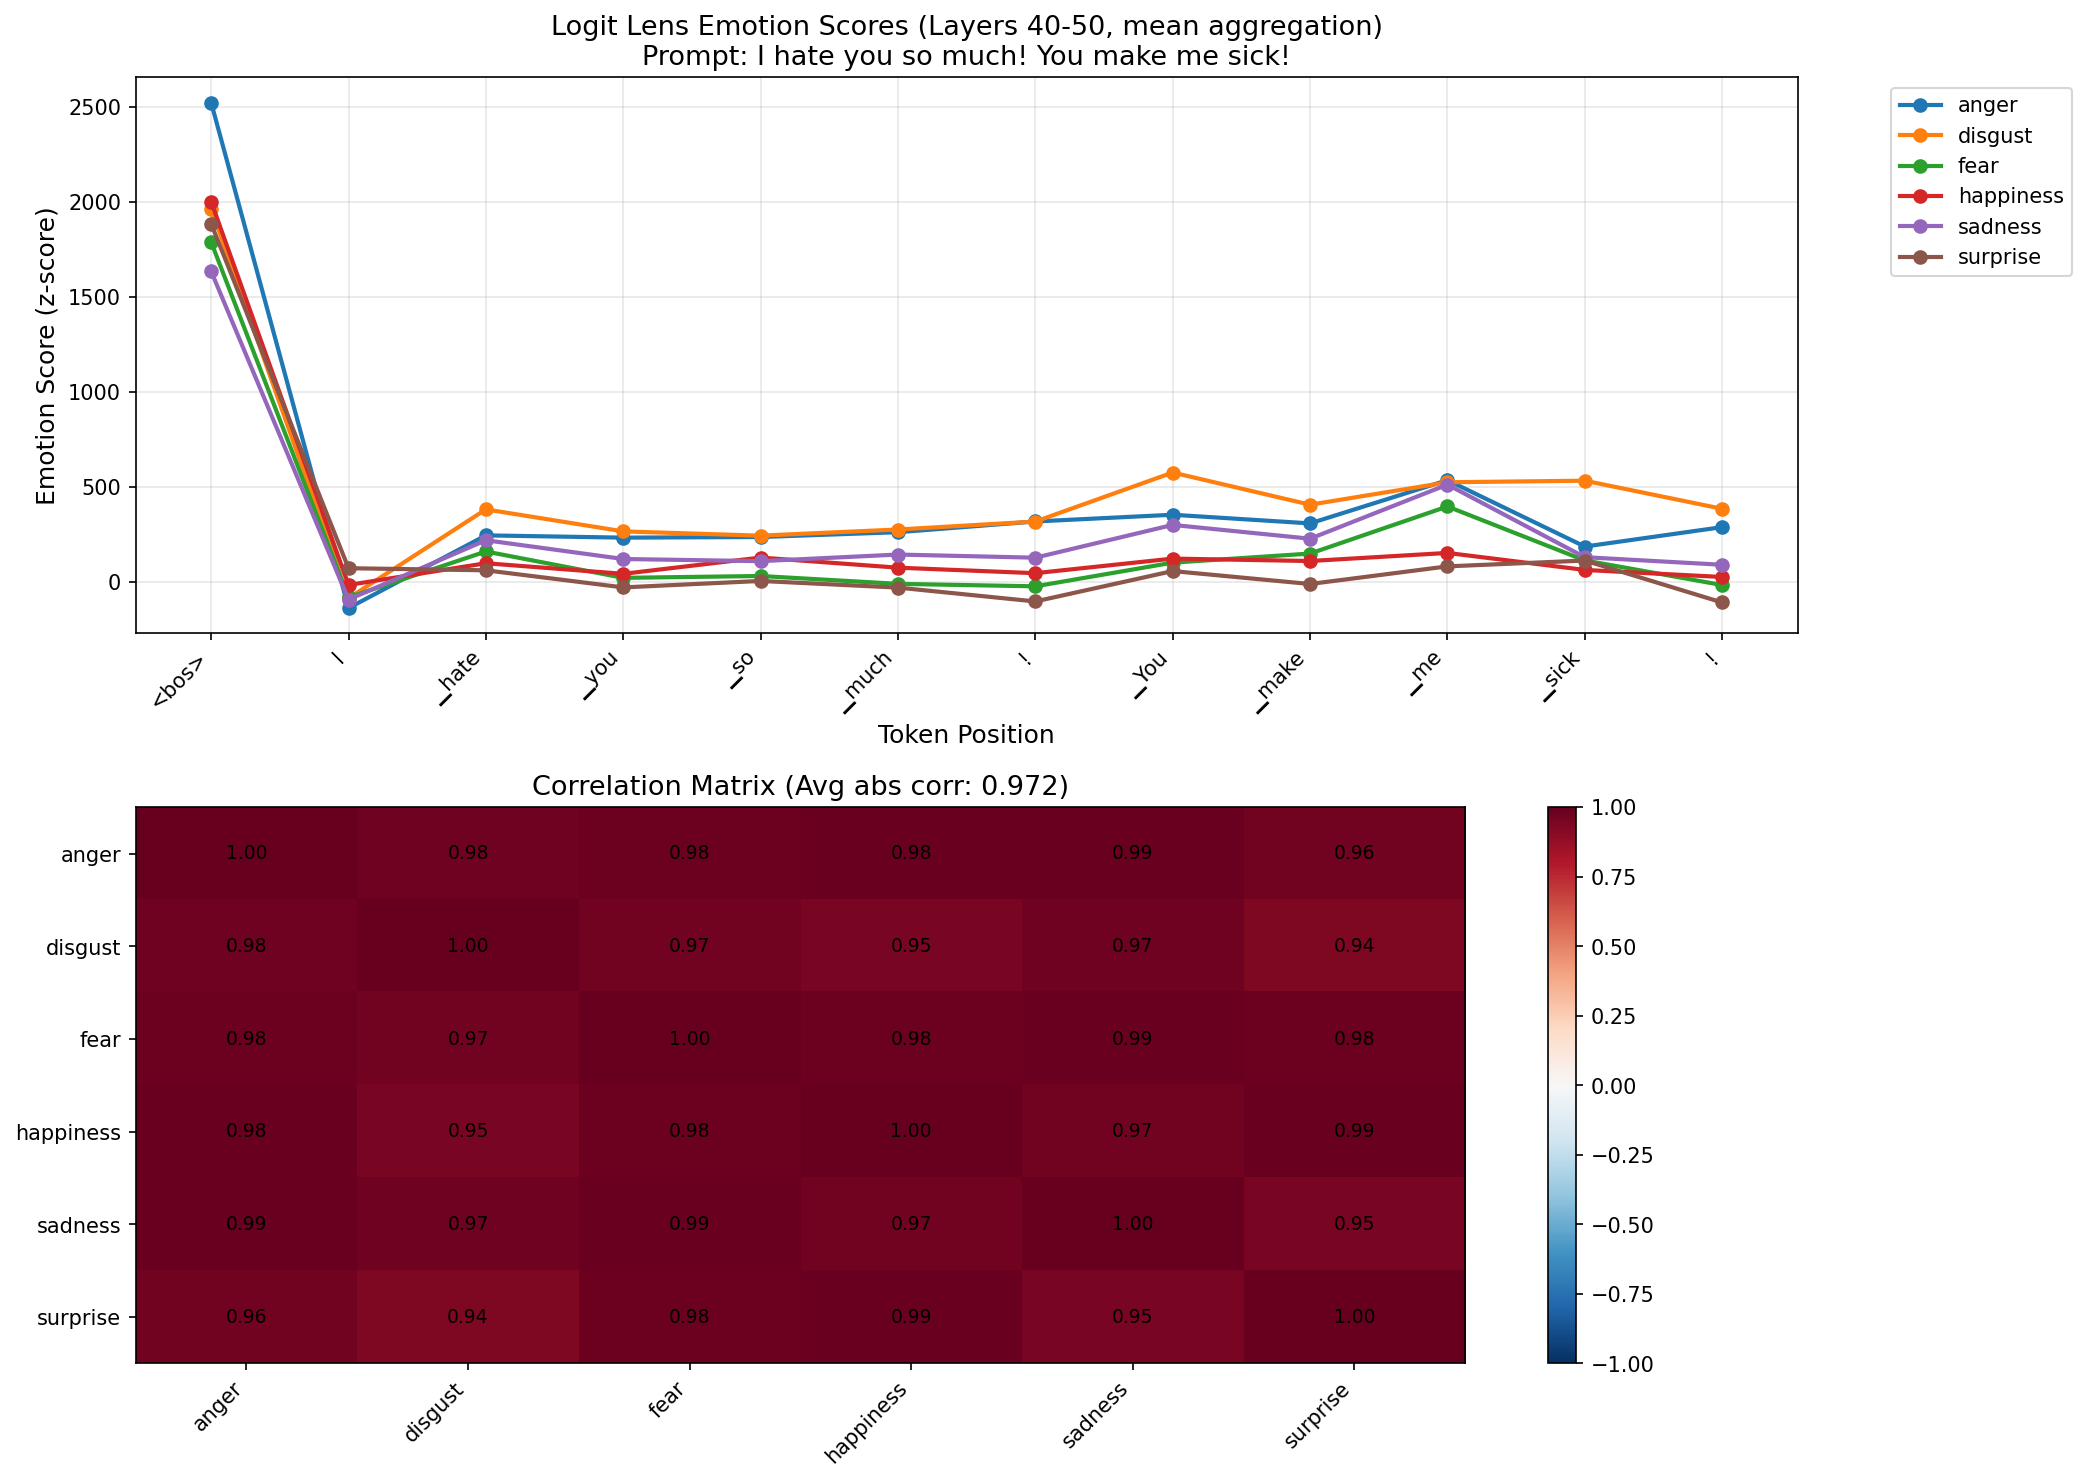

Write the Python code that produced this figure.
"""
Quick test of logit lens on a single sentence to verify correlation fix.
"""
import sys
import numpy as np
import matplotlib.pyplot as plt
from pathlib import Path
import torch

# Add paths
sys.path.insert(0, '/workspace-vast/annas/git/research-tools')

from transformers import AutoTokenizer, AutoModelForCausalLM
from emotion_logit_lens import EmotionTokenManager
from emotion_logit_lens.baseline_loader import LogitBaselineLoader
from emotion_logit_lens.layer_averaging import (
    compute_layer_averaged_baseline_stats,
    compute_token_emotion_scores
)

# Config
MODEL_NAME = 'unsloth/gemma-3-27b-it'
BASELINE_DIR = Path('/workspace-vast/annas/git/research-tools/data/baselines/logit_emotion_alpaca/google_gemma_3_27b_it')
LAYERS = list(range(40, 51))
EMOTIONS = ['anger', 'disgust', 'fear', 'happiness', 'sadness', 'surprise']
AGGREGATION = 'mean'

# Test sentence
TEST_PROMPT = "I hate you so much! You make me sick!"

print("=" * 80)
print("TESTING LOGIT LENS ON SINGLE SENTENCE")
print("=" * 80)

print("\n[1/5] Loading model...")
tokenizer = AutoTokenizer.from_pretrained(MODEL_NAME)
raw_model = AutoModelForCausalLM.from_pretrained(
    MODEL_NAME,
    torch_dtype=torch.bfloat16,
    device_map="auto"
)
raw_model.eval()

# Add project_on_vocab method if not present (for compatibility with layer_averaging.py)
if not hasattr(raw_model, 'project_on_vocab'):
    def project_on_vocab(hidden_state):
        """Project hidden state to vocab logits (wrapper for lm_head)."""
        return raw_model.lm_head(hidden_state)
    raw_model.project_on_vocab = project_on_vocab

model = raw_model
print(f"✓ Loaded model: {MODEL_NAME}")

print("\n[2/5] Loading emotion token IDs...")
emotion_mgr = EmotionTokenManager(model_name='google_gemma_3_27b_it')
emotion_token_ids = emotion_mgr.load_emotion_token_ids()
print(f"✓ Loaded token IDs for {len(emotion_token_ids)} emotions")

print("\n[3/5] Loading baseline statistics...")
baseline_loader = LogitBaselineLoader(
    baseline_dir=BASELINE_DIR,
    model_name='google_gemma_3_27b_it'
)
# Build ref_stats dict for emo_lens format
ref_stats = {'layers_data': {}}
for layer in LAYERS:
    layer_stats = baseline_loader.load_layer_stats(layer)
    ref_stats['layers_data'][str(layer)] = {'statistics': layer_stats}

# Compute layer-averaged baseline stats
averaged_baseline_stats = compute_layer_averaged_baseline_stats(
    ref_stats=ref_stats,
    layers=LAYERS,
    emotion_token_ids=emotion_token_ids
)
print(f"✓ Loaded and averaged baseline stats for layers {LAYERS[0]}-{LAYERS[-1]}")

print("\n[4/5] Processing test sentence...")
print(f"Prompt: {TEST_PROMPT}")

# Tokenize
inputs = tokenizer(TEST_PROMPT, return_tensors='pt').to(model.device)
input_ids = inputs['input_ids']
print(f"Tokens: {tokenizer.convert_ids_to_tokens(input_ids[0])}")
num_tokens = len(input_ids[0])
print(f"Number of tokens: {num_tokens}")

# Extract activations
with torch.no_grad():
    outputs = model(
        input_ids,
        attention_mask=inputs['attention_mask'],
        output_hidden_states=True
    )

# Organize activations by token position
activations_by_token = {}
for token_pos in range(num_tokens):
    activations_by_token[token_pos] = {}
    for layer in LAYERS:
        hidden_state = outputs.hidden_states[layer][0, token_pos].cpu().float().numpy()
        activations_by_token[token_pos][layer] = hidden_state

print(f"✓ Extracted activations for {num_tokens} tokens across {len(LAYERS)} layers")

print("\n[5/5] Computing emotion scores...")
token_scores = compute_token_emotion_scores(
    model=model,
    activations_by_token=activations_by_token,
    layers=LAYERS,
    emotion_token_ids=emotion_token_ids,
    averaged_baseline_stats=averaged_baseline_stats,
    emotions=EMOTIONS,
    aggregation=AGGREGATION,
    subtract_mean=True
)

# Print scores
print("\n" + "=" * 80)
print("EMOTION SCORES BY TOKEN")
print("=" * 80)

for token_pos in sorted(token_scores.keys()):
    token = tokenizer.convert_ids_to_tokens([input_ids[0][token_pos]])[0]
    scores = token_scores[token_pos]
    print(f"\nToken {token_pos}: '{token}'")
    for i, emotion in enumerate(EMOTIONS):
        print(f"  {emotion:12s}: {scores[i]:7.3f}")

# Check correlation
scores_matrix = np.array([token_scores[pos] for pos in sorted(token_scores.keys())])
print("\n" + "=" * 80)
print("CORRELATION CHECK")
print("=" * 80)

# Compute correlation between emotions across tokens
corr_matrix = np.corrcoef(scores_matrix.T)
print("\nCorrelation matrix between emotions:")
print("           ", " ".join(f"{e[:6]:>7s}" for e in EMOTIONS))
for i, emotion in enumerate(EMOTIONS):
    print(f"{emotion:10s} ", " ".join(f"{corr_matrix[i, j]:7.3f}" for j in range(len(EMOTIONS))))

# Average absolute correlation (excluding diagonal)
off_diag_corrs = []
for i in range(len(EMOTIONS)):
    for j in range(i+1, len(EMOTIONS)):
        off_diag_corrs.append(abs(corr_matrix[i, j]))

avg_abs_corr = np.mean(off_diag_corrs)
print(f"\nAverage absolute correlation: {avg_abs_corr:.3f}")
print(f"(Should be LOW if fix is working - was 0.76 before)")

# Create plot
print("\n[6/6] Creating plot...")
fig, (ax1, ax2) = plt.subplots(2, 1, figsize=(14, 10))

# Plot 1: Emotion trajectories
tokens_str = [tokenizer.convert_ids_to_tokens([input_ids[0][pos]])[0] for pos in sorted(token_scores.keys())]
x = np.arange(len(tokens_str))

for i, emotion in enumerate(EMOTIONS):
    scores = [token_scores[pos][i] for pos in sorted(token_scores.keys())]
    ax1.plot(x, scores, marker='o', label=emotion, linewidth=2, markersize=6)

ax1.set_xlabel('Token Position', fontsize=12)
ax1.set_ylabel('Emotion Score (z-score)', fontsize=12)
ax1.set_title(f'Logit Lens Emotion Scores (Layers {LAYERS[0]}-{LAYERS[-1]}, {AGGREGATION} aggregation)\nPrompt: {TEST_PROMPT}', fontsize=13)
ax1.legend(bbox_to_anchor=(1.05, 1), loc='upper left')
ax1.grid(True, alpha=0.3)
ax1.set_xticks(x)
ax1.set_xticklabels(tokens_str, rotation=45, ha='right')

# Plot 2: Correlation heatmap
im = ax2.imshow(corr_matrix, cmap='RdBu_r', vmin=-1, vmax=1, aspect='auto')
ax2.set_xticks(range(len(EMOTIONS)))
ax2.set_yticks(range(len(EMOTIONS)))
ax2.set_xticklabels(EMOTIONS, rotation=45, ha='right')
ax2.set_yticklabels(EMOTIONS)
ax2.set_title(f'Correlation Matrix (Avg abs corr: {avg_abs_corr:.3f})', fontsize=13)

# Add correlation values
for i in range(len(EMOTIONS)):
    for j in range(len(EMOTIONS)):
        text = ax2.text(j, i, f'{corr_matrix[i, j]:.2f}',
                       ha="center", va="center", color="black", fontsize=9)

plt.colorbar(im, ax=ax2)
plt.tight_layout()

output_path = '/workspace-vast/annas/git/research-tools/emotion_logit_lens/test_single_sentence.png'
plt.savefig(output_path, dpi=150, bbox_inches='tight')
print(f"✓ Saved plot to: {output_path}")

print("\n" + "=" * 80)
print("TEST COMPLETE")
print("=" * 80)
